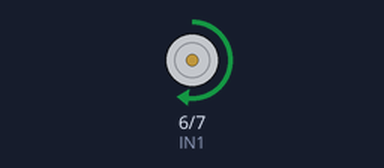
A sketch run on a simulated Arduino Uno, built with avr-gcc and run on an emulated ATmega328P. On the bench: motor-driver pin pairs drawn as motors (green arrow = first pin HIGH = forward, orange = second pin HIGH = backward, longer = more drive, scaled by the enable pin).

Above: at 1.0 s.
At 3.0 s:
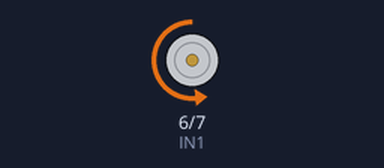
At 5.0 s:
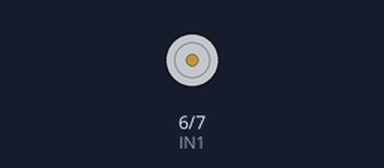
Timing chart, 0 to 7.8 s (numbered marks = the images above):
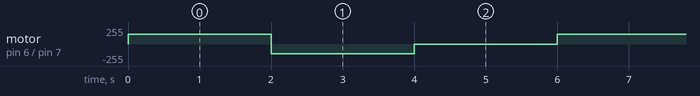

The sketch:

DC_motors.ino
```cpp
// left motors
int ENA = 5;   // PWM
int IN1 = 6;
int IN2 = 7;


void setup() {
  pinMode(ENA, OUTPUT);
  pinMode(IN1, OUTPUT);
  pinMode(IN2, OUTPUT);
}

void loop() {
  forward(3000);
  delay(2000);
  backward(5000);
  delay(2000);
  stopAll();
  delay(2000);
}

void forward(int speed) {
  // Left motors
  digitalWrite(IN1, HIGH);
  digitalWrite(IN2, LOW);
  analogWrite(ENA, 400);


}

void backward(int speed) {
  digitalWrite(IN1, LOW);
  digitalWrite(IN2, HIGH);
  analogWrite(ENA, 400);


}
void stopAll() {
  digitalWrite(IN1, LOW);
  digitalWrite(IN2, LOW);

}
```

Measured:
- by itself, motor on pin 6 (IN1) / pin 7 (IN2): repeats every 6.0 s: backward 144/255 2.0 s, stopped 2.0 s, forward 144/255 2.0 s
